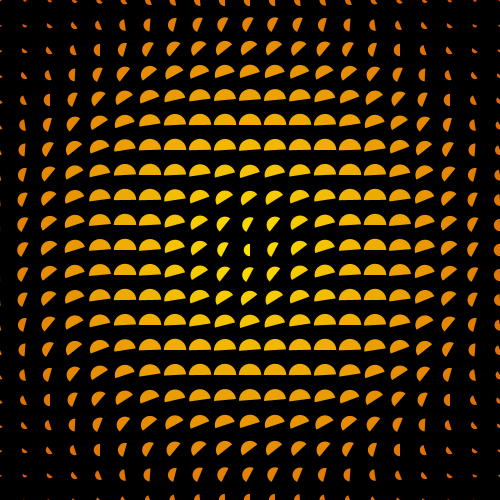
Frame 1 (no input)
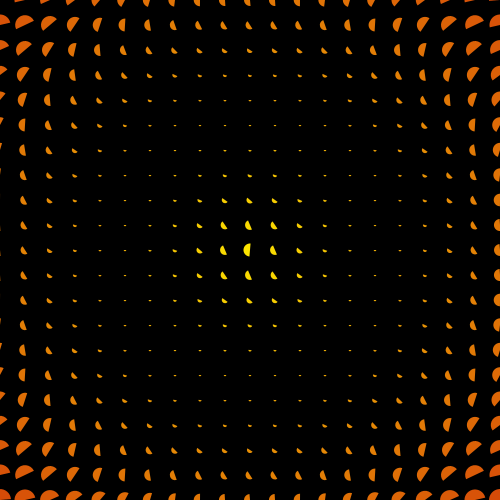
Frame 60 (the mouse pressed at the canvas centre just before this capture)
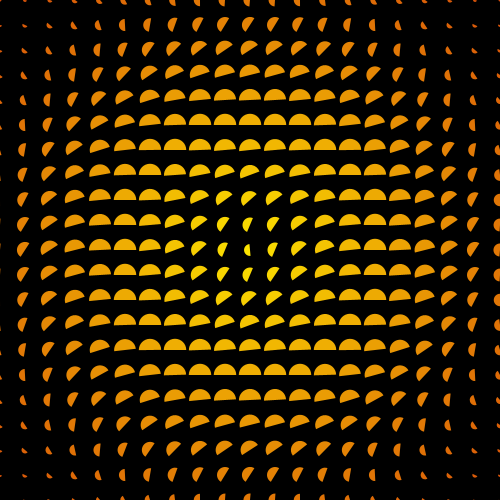
Frame 120 (the mouse held since frame 60 and released just before this capture)

The Processing sketch that drew these frames (run headless with seeded random() and noise(); from frame 60 on, the mouse is pressed at the canvas centre):

// Processing sketch: processing_157402
// ── processing_157402.pde

float unit, theta;
int num = 20;

void setup() {
  size(500, 500);
  unit = width/num;
  noStroke();
}

void draw() {
  background(0);
  for (int y=0; y<=num; y++) {
    for (int x=0; x<=num; x++) {
      float distance = dist(width/2, height/2, x*unit, y*unit);
      float offSet = map(distance, 0, width/2+height/2, 0, TWO_PI);
      float sz = map(sin(theta+offSet),-1,1,unit*.1,unit*.9);
      float start = map(sin(theta+offSet),-1,1,0,PI);
      float lerpAmount = map(distance, 0, width/2+height/2, 0,1);
      color col = lerpColor(#FCE400, #C60C0C,  lerpAmount);
      fill(col);
      arc(x*unit, y*unit, sz, sz,start,start+PI);
    }
  }
  theta += 0.0523;
}
